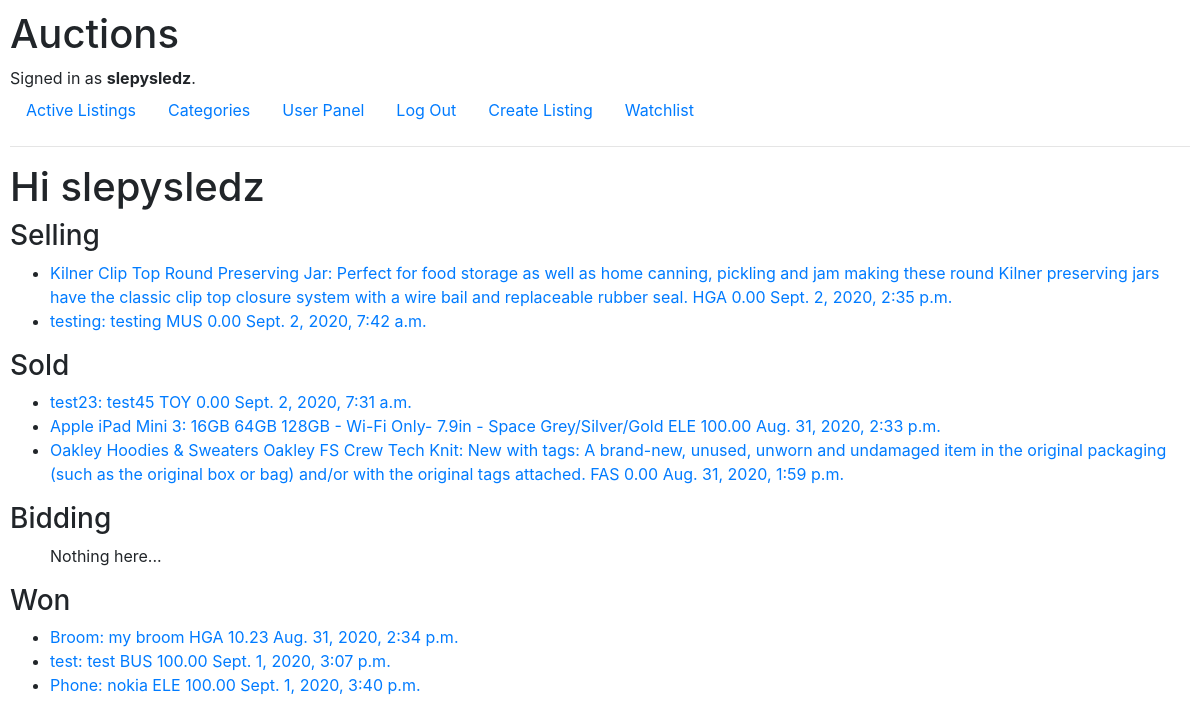
Screenshot of /user_panel (signed in) with the database file from the repository.
### auctions/models.py (models this page shows, shortened)
class User(AbstractUser):
    pass

class Auction(models.Model):
    MOTORS = "MOT"
    FASHINON = "FAS"
    ELECTRONICS = "ELE"
    COLLECTIBLES_ARTS = "ART"
    HOME_GARDES = "HGA"
    SPORTING_GOODS = "SPO"
    TOYS = "TOY"
    BUSSINES_INDUSTRIAL = "BUS"
    MUSIC = "MUS"
    CATEGORY = [
        (MOTORS, "Motors"),
        (FASHINON, "Fashion"),
        (ELECTRONICS, "Electronics"),
        (COLLECTIBLES_ARTS, "Collectibles & Art"),
        (HOME_GARDES, "Home & Garden"),
        (SPORTING_GOODS, "Sporting Goods"),
        (TOYS, "Toys"),
        (BUSSINES_INDUSTRIAL, "Business & Industrial"),
        (MUSIC, "Music"),
    ]
    seller = models.ForeignKey(User, on_delete=models.CASCADE)
    title = models.CharField(max_length=64, blank=False)
    description = models.TextField(blank=True)
    current_price = models.DecimalField(max_digits=11, decimal_places=2, default=0.0)
    category = models.CharField(max_length=3, choices=CATEGORY, default=MOTORS)
    image_url = models.URLField(blank=True)
    publication_date = models.DateTimeField(auto_now_add=True)
    closed = models.BooleanField(default=False)
    class Meta:
        verbose_name = "auction"
        verbose_name_plural = "auctions"

### auctions/views.py (the view)
# urls.py: path("user_panel", views.user_panel, name="user_panel"),
@login_required(login_url="auctions:login")
def user_panel(request):
    all_distinct_bids =  Bid.objects.filter(user=request.user.id).values_list("auction", flat=True).distinct()
    won = []
    selling = Auction.objects.filter(closed=False, seller=request.user.id).order_by("-publication_date").all()
    sold = Auction.objects.filter(closed=True, seller=request.user.id).order_by("-publication_date").all()
    bidding = Auction.objects.filter(closed=False, id__in = all_distinct_bids).all()
    for auction in Auction.objects.filter(closed=True, id__in = all_distinct_bids).all():
        highest_bid = Bid.objects.filter(auction=auction.id).order_by('-bid_price').first()
        if highest_bid.user.id == request.user.id:
            won.append(auction)
    return render(request, "auctions/user_panel.html", {
        "selling": selling,
        "sold": sold,
        "bidding": bidding,
        "won": won
    })

### auctions/templates/auctions/user_panel.html
{% extends "auctions/layout.html" %}
{% block body %}
<h1>Hi {{ user.username }}</h1>
<h3>Selling</h3>
<ul>
    {% for auction in selling %}
        <li><a href="{% url 'auctions:listing_page' auction_id=auction.id %}"> {{ auction.title }}: {{ auction.description }} {{auction.category}} {{auction.current_price}} {{auction.publication_date}}</a></li>
    {% empty %}
        Nothing here...
    {% endfor %}
</ul>
<h3>Sold</h3>
<ul>
    {% for auction in sold %}
        <li><a href="{% url 'auctions:listing_page' auction_id=auction.id %}"> {{ auction.title }}: {{ auction.description }} {{auction.category}} {{auction.current_price}} {{auction.publication_date}}</a></li>
    {% empty %}
        Nothing here...
    {% endfor %}
</ul>
<h3>Bidding</h3>
<ul>
    {% for auction in bidding %}
        <li><a href="{% url 'auctions:listing_page' auction_id=auction.id %}"> {{ auction.title }}: {{ auction.description }} {{auction.category}} {{auction.current_price}} {{auction.publication_date}}</a></li>
    {% empty %}
        Nothing here...
    {% endfor %}
</ul>
<h3>Won</h3>
<ul>
    {% for auction in won %}
        <li><a href="{% url 'auctions:listing_page' auction_id=auction.id %}"> {{ auction.title }}: {{ auction.description }} {{auction.category}} {{auction.current_price}} {{auction.publication_date}}</a></li>
    {% empty %}
        Nothing here...
    {% endfor %}
</ul>
{% endblock %}

### auctions/templates/auctions/layout.html (shortened to what this page needs)
{% load static %}
<!DOCTYPE html>
<html lang="en">
    <head>
        <link rel="stylesheet" href="https://stackpath.bootstrapcdn.com/bootstrap/4.4.1/css/bootstrap.min.css">
        <link href="{% static 'auctions/styles.css' %}" rel="stylesheet">
    </head>
    <body>
        <h1>Auctions</h1>
        <div>
            {% if user.is_authenticated %}
                Signed in as <strong>{{ user.username }}</strong>.
            {% else %}
                Not signed in.
            {% endif %}
        </div>
        <ul class="nav">
            <li class="nav-item">
                <a class="nav-link" href="{% url 'auctions:index' %}">Active Listings</a>
            </li>
            <li class="nav-item">
                <a class="nav-link" href="{% url 'auctions:categories' %}">Categories</a>
            </li>
            {% if user.is_authenticated %}
                <li class="nav-item">
                    <a class="nav-link" href="{% url 'auctions:user_panel' %}">User Panel</a>
                </li>
                <li class="nav-item">
                    <a class="nav-link" href="{% url 'auctions:logout' %}">Log Out</a>
                </li>
                <li class="nav-item">
                    <a class="nav-link" href="{% url 'auctions:create_listing' %}">Create Listing</a>
                </li>
                <li class="nav-item">
                    <a class="nav-link" href="{% url 'auctions:watchlist' %}">Watchlist</a>
                </li>
            {% endif %}
        </ul>
        <hr>
        {% block body %}
        {% endblock %}
    </body>
</html>

### auctions/static/auctions/styles.css (style rules this page uses)
body { padding: 10px; }

### rows the page displays
User: username "slepysledz"
Auction: title "Kilner Clip Top Round Preserving Jar", description "Perfect for food storage as well as home canning, pickling and jam making these round Kilner preserving jars have the classic clip top closure system with a wire bail and replaceable rubber seal.", category "HGA", current_price "0.00", publication_date "Sept. 2, 2020, 2:35 p.m."
Auction: title "testing", description "testing", category "MUS", current_price "0.00", publication_date "Sept. 2, 2020, 7:42 a.m."
Auction: title "test23", description "test45", category "TOY", current_price "0.00", publication_date "Sept. 2, 2020, 7:31 a.m."
Auction: title "Apple iPad Mini 3", description "16GB 64GB 128GB - Wi-Fi Only- 7.9in - Space Grey/Silver/Gold", category "ELE", current_price "100.00", publication_date "Aug. 31, 2020, 2:33 p.m."
Auction: title "Oakley Hoodies & Sweaters Oakley FS Crew Tech Knit", description "New with tags: A brand-new, unused, unworn and undamaged item in the original packaging (such as the original box or bag) and/or with the original tags attached.", category "FAS", current_price "0.00", publication_date "Aug. 31, 2020, 1:59 p.m."
Auction: title "Broom", description "my broom", category "HGA", current_price "10.23", publication_date "Aug. 31, 2020, 2:34 p.m."
Auction: title "test", description "test", category "BUS", current_price "100.00", publication_date "Sept. 1, 2020, 3:07 p.m."
Auction: title "Phone", description "nokia", category "ELE", current_price "100.00", publication_date "Sept. 1, 2020, 3:40 p.m."
